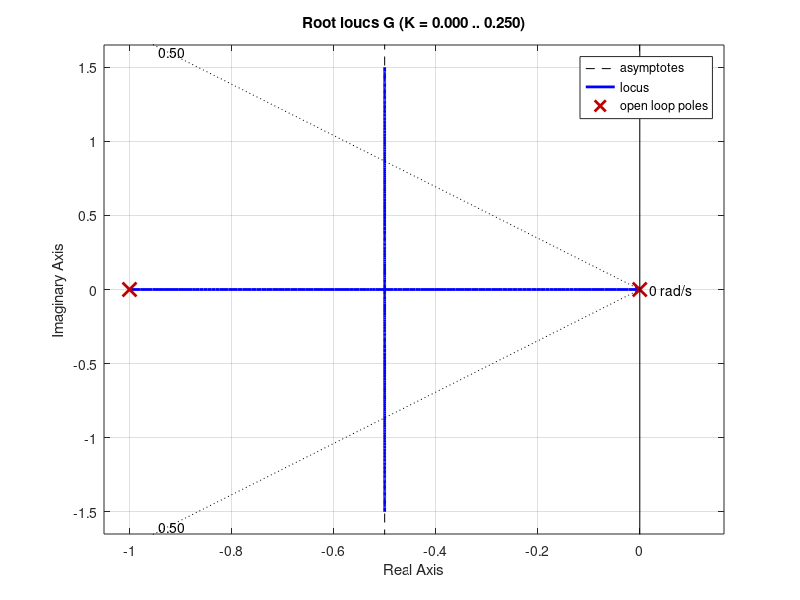

The MATLAB source for this figure: (Note: this script raises an error after producing the figure.)
clear;
clc;

s=tf("s");
G=10/(s*(s+1));
G_CL=feedback(G,1);
[Wn,zeta]=damp(G_CL);
Wn=Wn(1);
zeta=zeta(1);

%desired ζ=0.5 wn=3 rad/sec 
Required_zeta=0.5;
Required_Wn=3;
figure(1)
rlocus(G)
hold on
grid on
sgrid(Required_zeta,Required_Wn);


%after showing required pole position let's get these poles
dummy_G=1/(s^2+(Required_Wn*Required_zeta*2*s)+Required_Wn^2);
req_poles=pole(dummy_G);
%after getting required poles
%let's draw Wd
Wd=imag(req_poles(1));
yline(Wd);
yline(-Wd);

%after getting the required poles postion we gonna apply angle condition
%i'm gonna use the first pole
req_pole=req_poles(1);
%let's calculate the angle condition, recall "G"
G_p = evalfr(G, req_pole);
angle_diff=angle(G_p)*(180/pi);
%angle required to add
req_angle=180-angle_diff;
%after getting req_angle between the line of pole and zero we could add it
%easly and draw it
zeta_angle=acos(Required_zeta)*180/pi;
%angle between wd and zeta
angle_wd_zeta=180-zeta_angle;

%let's draw the line which will divide by 2 in the intersection between wd
%and zeta
%zeta angle + half of diff between zeta and wd
angle_of_line=(angle_wd_zeta/2)+zeta_angle;
angle_of_zero=angle_of_line-(req_angle/2);
angle_of_pole=angle_of_line+(req_angle/2);


%we got angle with zeta to get angle with x-axis
angle_of_zero_x_axis=180-angle_of_zero;
angle_of_pole_x_axis=180-angle_of_pole;

%get slope
pole_slope=tand(angle_of_pole_x_axis);
zero_slope=tand(angle_of_zero_x_axis);

% Calculate intercept
pole_real_part=real(req_pole);
pole_imag_part=imag(req_pole);
intercept_pole = pole_imag_part - pole_slope * pole_real_part;
intercept_zero = pole_imag_part - zero_slope * pole_real_part;
x_values = linspace(-5, 0.1, 100);
y_values_pole = pole_slope * x_values + intercept_pole;
y_values_zero = zero_slope * x_values + intercept_zero;
plot(x_values, y_values_zero, 'g--', 'LineWidth', 1.5);
plot(x_values, y_values_pole, 'g--', 'LineWidth', 1.5);
ylim([-4 4])
xlim([-6 .1])

%from drawing zero at -1.937 & pole at -4.65
Gc=(s+1.937)/(s+4.65);
G_with_compensator=series(G,Gc);
figure(2)
rlocus(G_with_compensator)
sgrid(Required_zeta,Required_Wn);
%getting Kc from drawing Kc=1.25
G_with_compensator_CL=feedback(G_with_compensator,1.25);
figure(3)
rlocus(G_with_compensator_CL)
sgrid(Required_zeta,Required_Wn);
hold off
